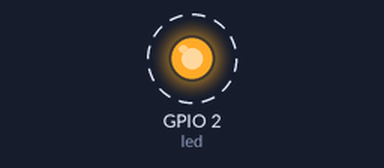
Simulated run of this sketch. Board: ESP32. Parts: output pins drawn as LEDs (lit = HIGH). Dashed ring = blinking. What the sketch prints to the serial monitor is not drawn.

Above: at 0.2 s.
Timing chart, 0 to 3.0 s (numbered marks = the images above):
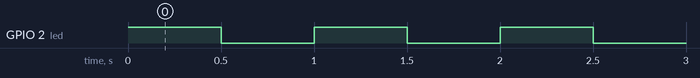

The sketch:

p31.ino
```cpp
TaskHandle_t Task_Handle1;

static const int led = LED_BUILTIN; //selecting inbuilt LED pin

void Toggle_LED(void *parameter){   //Function of the Task

  while(1){                         //starting an infinity while loop
    digitalWrite(led,HIGH);                         //light up LED
    vTaskDelay(pdMS_TO_TICKS( 500 ));               //500ms delay
    digitalWrite(led,LOW);                          //turn off LED
    vTaskDelay(pdMS_TO_TICKS( 500 ));               //500ms delay
    Serial.println("Toggle LED with 500ms delay");
  }
}

void setup() {

  pinMode(led,OUTPUT);          //setting LED pin as output

  //setting the Task
  xTaskCreate(Toggle_LED,"Toggle LED with 500ms",1024,NULL,1,&Task_Handle1);

}

void loop() {

}
```

Measured:
- by itself, GPIO 2 (led): alternates HIGH for 0.50 s and LOW for 0.50 s
